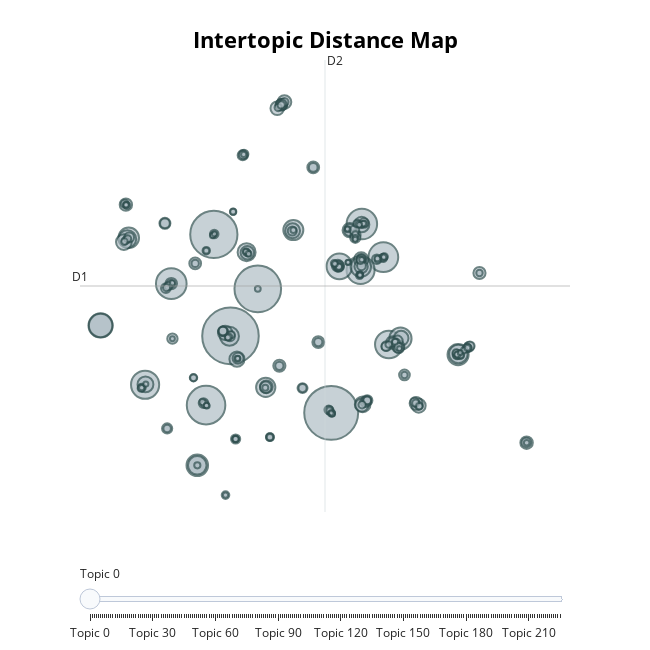

This figure's notebook cell:
### Code cell
# Visualise topics on a map
topic_model.visualize_topics()

### Figure 1 — Plotly figure (JSON) as saved in the notebook; plotly's stock layout.template omitted (floating-point values rounded to 4 significant figures; data arrays with more than 128 entries replaced by an {"elided": "..."} marker saying what was removed)
{"data": [{"customdata": {"elided": "226x3 mixed values"}, "hovertemplate": "<b>Topic %{customdata[0]}</b><br>%{customdata[1]}<br>Size: %{customdata[2]}", "legendgroup": "", "marker": {"color": "#B0BEC5", "line": {"color": "DarkSlateGrey", "width": 2}, "size": {"elided": "226 int values"}, "sizemode": "area", "sizeref": 0.8256, "symbol": "circle"}, "mode": "markers", "name": "", "orientation": "v", "showlegend": false, "type": "scatter", "x": {"elided": "226 float values"}, "xaxis": "x", "y": {"elided": "226 float values"}, "yaxis": "y"}], "layout": {"annotations": [{"showarrow": false, "text": "D1", "x": -11.82, "y": 8.221, "yshift": 10}, {"showarrow": false, "text": "D2", "x": 6.513, "xshift": 10, "y": 27.53}], "height": 650, "hoverlabel": {"bgcolor": "white", "font": {"family": "Rockwell", "size": 16}}, "legend": {"itemsizing": "constant", "tracegroupgap": 0}, "margin": {"t": 60}, "shapes": [{"line": {"color": "#CFD8DC", "width": 2}, "type": "line", "x0": 6.513, "x1": 6.513, "y0": -11.09, "y1": 27.53}, {"line": {"color": "#9E9E9E", "width": 2}, "type": "line", "x0": -11.82, "x1": 24.85, "y0": 8.221, "y1": 8.221}], "sliders": [{"active": 0, "pad": {"t": 50}, "steps": [{"args": [{"marker.color": {"elided": "1x226 str values"}}], "label": "Topic 0", "method": "update"}, {"args": [{"marker.color": {"elided": "1x226 str values"}}], "label": "Topic 1", "method": "update"}, {"args": [{"marker.color": {"elided": "1x226 str values"}}], "label": "Topic 2", "method": "update"}, {"args": [{"marker.color": {"elided": "1x226 str values"}}], "label": "Topic 3", "method": "update"}, {"args": [{"marker.color": {"elided": "1x226 str values"}}], "label": "Topic 4", "method": "update"}, {"args": [{"marker.color": {"elided": "1x226 str values"}}], "label": "Topic 5", "method": "update"}, {"args": [{"marker.color": {"elided": "1x226 str values"}}], "label": "Topic 6", "method": "update"}, {"args": [{"marker.color": {"elided": "1x226 str values"}}], "label": "Topic 7", "method": "update"}, {"args": [{"marker.color": {"elided": "1x226 str values"}}], "label": "Topic 8", "method": "update"}, {"args": [{"marker.color": {"elided": "1x226 str values"}}], "label": "Topic 9", "method": "update"}, {"args": [{"marker.color": {"elided": "1x226 str values"}}], "label": "Topic 10", "method": "update"}, {"args": [{"marker.color": {"elided": "1x226 str values"}}], "label": "Topic 11", "method": "update"}, {"args": [{"marker.color": {"elided": "1x226 str values"}}], "label": "Topic 12", "method": "update"}, {"args": [{"marker.color": {"elided": "1x226 str values"}}], "label": "Topic 13", "method": "update"}, {"args": [{"marker.color": {"elided": "1x226 str values"}}], "label": "Topic 14", "method": "update"}, {"args": [{"marker.color": {"elided": "1x226 str values"}}], "label": "Topic 15", "method": "update"}, {"args": [{"marker.color": {"elided": "1x226 str values"}}], "label": "Topic 16", "method": "update"}, {"args": [{"marker.color": {"elided": "1x226 str values"}}], "label": "Topic 17", "method": "update"}, {"args": [{"marker.color": {"elided": "1x226 str values"}}], "label": "Topic 18", "method": "update"}, {"args": [{"marker.color": {"elided": "1x226 str values"}}], "label": "Topic 19", "method": "update"}, {"args": [{"marker.color": {"elided": "1x226 str values"}}], "label": "Topic 20", "method": "update"}, {"args": [{"marker.color": {"elided": "1x226 str values"}}], "label": "Topic 21", "method": "update"}, {"args": [{"marker.color": {"elided": "1x226 str values"}}], "label": "Topic 22", "method": "update"}, {"args": [{"marker.color": {"elided": "1x226 str values"}}], "label": "Topic 23", "method": "update"}, {"args": [{"marker.color": {"elided": "1x226 str values"}}], "label": "Topic 24", "method": "update"}, {"args": [{"marker.color": {"elided": "1x226 str values"}}], "label": "Topic 25", "method": "update"}, {"args": [{"marker.color": {"elided": "1x226 str values"}}], "label": "Topic 26", "method": "update"}, {"args": [{"marker.color": {"elided": "1x226 str values"}}], "label": "Topic 27", "method": "update"}, {"args": [{"marker.color": {"elided": "1x226 str values"}}], "label": "Topic 28", "method": "update"}, {"args": [{"marker.color": {"elided": "1x226 str values"}}], "label": "Topic 29", "method": "update"}, {"args": [{"marker.color": {"elided": "1x226 str values"}}], "label": "Topic 30", "method": "update"}, {"args": [{"marker.color": {"elided": "1x226 str values"}}], "label": "Topic 31", "method": "update"}, {"args": [{"marker.color": {"elided": "1x226 str values"}}], "label": "Topic 32", "method": "update"}, {"args": [{"marker.color": {"elided": "1x226 str values"}}], "label": "Topic 33", "method": "update"}, {"args": [{"marker.color": {"elided": "1x226 str values"}}], "label": "Topic 34", "method": "update"}, {"args": [{"marker.color": {"elided": "1x226 str values"}}], "label": "Topic 35", "method": "update"}, {"args": [{"marker.color": {"elided": "1x226 str values"}}], "label": "Topic 36", "method": "update"}, {"args": [{"marker.color": {"elided": "1x226 str values"}}], "label": "Topic 37", "method": "update"}, {"args": [{"marker.color": {"elided": "1x226 str values"}}], "label": "Topic 38", "method": "update"}, {"args": [{"marker.color": {"elided": "1x226 str values"}}], "label": "Topic 39", "method": "update"}, {"args": [{"marker.color": {"elided": "1x226 str values"}}], "label": "Topic 40", "method": "update"}, {"args": [{"marker.color": {"elided": "1x226 str values"}}], "label": "Topic 41", "method": "update"}, {"args": [{"marker.color": {"elided": "1x226 str values"}}], "label": "Topic 42", "method": "update"}, {"args": [{"marker.color": {"elided": "1x226 str values"}}], "label": "Topic 43", "method": "update"}, {"args": [{"marker.color": {"elided": "1x226 str values"}}], "label": "Topic 44", "method": "update"}, {"args": [{"marker.color": {"elided": "1x226 str values"}}], "label": "Topic 45", "method": "update"}, {"args": [{"marker.color": {"elided": "1x226 str values"}}], "label": "Topic 46", "method": "update"}, {"args": [{"marker.color": {"elided": "1x226 str values"}}], "label": "Topic 47", "method": "update"}, {"args": [{"marker.color": {"elided": "1x226 str values"}}], "label": "Topic 48", "method": "update"}, {"args": [{"marker.color": {"elided": "1x226 str values"}}], "label": "Topic 49", "method": "update"}, {"args": [{"marker.color": {"elided": "1x226 str values"}}], "label": "Topic 50", "method": "update"}, {"args": [{"marker.color": {"elided": "1x226 str values"}}], "label": "Topic 51", "method": "update"}, {"args": [{"marker.color": {"elided": "1x226 str values"}}], "label": "Topic 52", "method": "update"}, {"args": [{"marker.color": {"elided": "1x226 str values"}}], "label": "Topic 53", "method": "update"}, {"args": [{"marker.color": {"elided": "1x226 str values"}}], "label": "Topic 54", "method": "update"}, {"args": [{"marker.color": {"elided": "1x226 str values"}}], "label": "Topic 55", "method": "update"}, {"args": [{"marker.color": {"elided": "1x226 str values"}}], "label": "Topic 56", "method": "update"}, {"args": [{"marker.color": {"elided": "1x226 str values"}}], "label": "Topic 57", "method": "update"}, {"args": [{"marker.color": {"elided": "1x226 str values"}}], "label": "Topic 58", "method": "update"}, {"args": [{"marker.color": {"elided": "1x226 str values"}}], "label": "Topic 59", "method": "update"}, {"args": [{"marker.color": {"elided": "1x226 str values"}}], "label": "Topic 60", "method": "update"}, {"args": [{"marker.color": {"elided": "1x226 str values"}}], "label": "Topic 61", "method": "update"}, {"args": [{"marker.color": {"elided": "1x226 str values"}}], "label": "Topic 62", "method": "update"}, {"args": [{"marker.color": {"elided": "1x226 str values"}}], "label": "Topic 63", "method": "update"}, {"args": [{"marker.color": {"elided": "1x226 str values"}}], "label": "Topic 64", "method": "update"}, {"args": [{"marker.color": {"elided": "1x226 str values"}}], "label": "Topic 65", "method": "update"}, {"args": [{"marker.color": {"elided": "1x226 str values"}}], "label": "Topic 66", "method": "update"}, {"args": [{"marker.color": {"elided": "1x226 str values"}}], "label": "Topic 67", "method": "update"}, {"args": [{"marker.color": {"elided": "1x226 str values"}}], "label": "Topic 68", "method": "update"}, {"args": [{"marker.color": {"elided": "1x226 str values"}}], "label": "Topic 69", "method": "update"}, {"args": [{"marker.color": {"elided": "1x226 str values"}}], "label": "Topic 70", "method": "update"}, {"args": [{"marker.color": {"elided": "1x226 str values"}}], "label": "Topic 71", "method": "update"}, {"args": [{"marker.color": {"elided": "1x226 str values"}}], "label": "Topic 72", "method": "update"}, {"args": [{"marker.color": {"elided": "1x226 str values"}}], "label": "Topic 73", "method": "update"}, {"args": [{"marker.color": {"elided": "1x226 str values"}}], "label": "Topic 74", "method": "update"}, {"args": [{"marker.color": {"elided": "1x226 str values"}}], "label": "Topic 75", "method": "update"}, {"args": [{"marker.color": {"elided": "1x226 str values"}}], "label": "Topic 76", "method": "update"}, {"args": [{"marker.color": {"elided": "1x226 str values"}}], "label": "Topic 77", "method": "update"}, {"args": [{"marker.color": {"elided": "1x226 str values"}}], "label": "Topic 78", "method": "update"}, {"args": [{"marker.color": {"elided": "1x226 str values"}}], "label": "Topic 79", "method": "update"}, {"args": [{"marker.color": {"elided": "1x226 str values"}}], "label": "Topic 80", "method": "update"}, {"args": [{"marker.color": {"elided": "1x226 str values"}}], "label": "Topic 81", "method": "update"}, {"args": [{"marker.color": {"elided": "1x226 str values"}}], "label": "Topic 82", "method": "update"}, {"args": [{"marker.color": {"elided": "1x226 str values"}}], "label": "Topic 83", "method": "update"}, {"args": [{"marker.color": {"elided": "1x226 str values"}}], "label": "Topic 84", "method": "update"}, {"args": [{"marker.color": {"elided": "1x226 str values"}}], "label": "Topic 85", "method": "update"}, {"args": [{"marker.color": {"elided": "1x226 str values"}}], "label": "Topic 86", "method": "update"}, {"args": [{"marker.color": {"elided": "1x226 str values"}}], "label": "Topic 87", "method": "update"}, {"args": [{"marker.color": {"elided": "1x226 str values"}}], "label": "Topic 88", "method": "update"}, {"args": [{"marker.color": {"elided": "1x226 str values"}}], "label": "Topic 89", "method": "update"}, {"args": [{"marker.color": {"elided": "1x226 str values"}}], "label": "Topic 90", "method": "update"}, {"args": [{"marker.color": {"elided": "1x226 str values"}}], "label": "Topic 91", "method": "update"}, {"args": [{"marker.color": {"elided": "1x226 str values"}}], "label": "Topic 92", "method": "update"}, {"args": [{"marker.color": {"elided": "1x226 str values"}}], "label": "Topic 93", "method": "update"}, {"args": [{"marker.color": {"elided": "1x226 str values"}}], "label": "Topic 94", "method": "update"}, {"args": [{"marker.color": {"elided": "1x226 str values"}}], "label": "Topic 95", "method": "update"}, {"args": [{"marker.color": {"elided": "1x226 str values"}}], "label": "Topic 96", "method": "update"}, {"args": [{"marker.color": {"elided": "1x226 str values"}}], "label": "Topic 97", "method": "update"}, {"args": [{"marker.color": {"elided": "1x226 str values"}}], "label": "Topic 98", "method": "update"}, {"args": [{"marker.color": {"elided": "1x226 str values"}}], "label": "Topic 99", "method": "update"}, {"args": [{"marker.color": {"elided": "1x226 str values"}}], "label": "Topic 100", "method": "update"}, {"args": [{"marker.color": {"elided": "1x226 str values"}}], "label": "Topic 101", "method": "update"}, {"args": [{"marker.color": {"elided": "1x226 str values"}}], "label": "Topic 102", "method": "update"}, {"args": [{"marker.color": {"elided": "1x226 str values"}}], "label": "Topic 103", "method": "update"}, {"args": [{"marker.color": {"elided": "1x226 str values"}}], "label": "Topic 104", "method": "update"}, {"args": [{"marker.color": {"elided": "1x226 str values"}}], "label": "Topic 105", "method": "update"}, {"args": [{"marker.color": {"elided": "1x226 str values"}}], "label": "Topic 106", "method": "update"}, {"args": [{"marker.color": {"elided": "1x226 str values"}}], "label": "Topic 107", "method": "update"}, {"args": [{"marker.color": {"elided": "1x226 str values"}}], "label": "Topic 108", "method": "update"}, {"args": [{"marker.color": {"elided": "1x226 str values"}}], "label": "Topic 109", "method": "update"}, {"args": [{"marker.color": {"elided": "1x226 str values"}}], "label": "Topic 110", "method": "update"}, {"args": [{"marker.color": {"elided": "1x226 str values"}}], "label": "Topic 111", "method": "update"}, {"args": [{"marker.color": {"elided": "1x226 str values"}}], "label": "Topic 112", "method": "update"}, {"args": [{"marker.color": {"elided": "1x226 str values"}}], "label": "Topic 113", "method": "update"}, {"args": [{"marker.color": {"elided": "1x226 str values"}}], "label": "Topic 114", "method": "update"}, {"args": [{"marker.color": {"elided": "1x226 str values"}}], "label": "Topic 115", "method": "update"}, {"args": [{"marker.color": {"elided": "1x226 str values"}}], "label": "Topic 116", "method": "update"}, {"args": [{"marker.color": {"elided": "1x226 str values"}}], "label": "Topic 117", "method": "update"}, {"args": [{"marker.color": {"elided": "1x226 str values"}}], "label": "Topic 118", "method": "update"}, {"args": [{"marker.color": {"elided": "1x226 str values"}}], "label": "Topic 119", "method": "update"}, {"args": [{"marker.color": {"elided": "1x226 str values"}}], "label": "Topic 120", "method": "update"}, {"args": [{"marker.color": {"elided": "1x226 str values"}}], "label": "Topic 121", "method": "update"}, {"args": [{"marker.color": {"elided": "1x226 str values"}}], "label": "Topic 122", "method": "update"}, {"args": [{"marker.color": {"elided": "1x226 str values"}}], "label": "Topic 123", "method": "update"}, {"args": [{"marker.color": {"elided": "1x226 str values"}}], "label": "Topic 124", "method": "update"}, {"args": [{"marker.color": {"elided": "1x226 str values"}}], "label": "Topic 125", "method": "update"}, {"args": [{"marker.color": {"elided": "1x226 str values"}}], "label": "Topic 126", "method": "update"}, {"args": [{"marker.color": {"elided": "1x226 str values"}}], "label": "Topic 127", "method": "update"}, {"args": [{"marker.color": {"elided": "1x226 str values"}}], "label": "Topic 128", "method": "update"}, {"args": [{"marker.color": {"elided": "1x226 str values"}}], "label": "Topic 129", "method": "update"}, {"args": [{"marker.color": {"elided": "1x226 str values"}}], "label": "Topic 130", "method": "update"}, {"args": [{"marker.color": {"elided": "1x226 str values"}}], "label": "Topic 131", "method": "update"}, {"args": [{"marker.color": {"elided": "1x226 str values"}}], "label": "Topic 132", "method": "update"}, {"args": [{"marker.color": {"elided": "1x226 str values"}}], "label": "Topic 133", "method": "update"}, {"args": [{"marker.color": {"elided": "1x226 str values"}}], "label": "Topic 134", "method": "update"}, {"args": [{"marker.color": {"elided": "1x226 str values"}}], "label": "Topic 135", "method": "update"}, {"args": [{"marker.color": {"elided": "1x226 str values"}}], "label": "Topic 136", "method": "update"}, {"args": [{"marker.color": {"elided": "1x226 str values"}}], "label": "Topic 137", "method": "update"}, {"args": [{"marker.color": {"elided": "1x226 str values"}}], "label": "Topic 138", "method": "update"}, {"args": [{"marker.color": {"elided": "1x226 str values"}}], "label": "Topic 139", "method": "update"}, {"args": [{"marker.color": {"elided": "1x226 str values"}}], "label": "Topic 140", "method": "update"}, {"args": [{"marker.color": {"elided": "1x226 str values"}}], "label": "Topic 141", "method": "update"}, {"args": [{"marker.color": {"elided": "1x226 str values"}}], "label": "Topic 142", "method": "update"}, {"args": [{"marker.color": {"elided": "1x226 str values"}}], "label": "Topic 143", "method": "update"}, {"args": [{"marker.color": {"elided": "1x226 str values"}}], "label": "Topic 144", "method": "update"}, {"args": [{"marker.color": {"elided": "1x226 str values"}}], "label": "Topic 145", "method": "update"}, {"args": [{"marker.color": {"elided": "1x226 str values"}}], "label": "Topic 146", "method": "update"}, {"args": [{"marker.color": {"elided": "1x226 str values"}}], "label": "Topic 147", "method": "update"}, {"args": [{"marker.color": {"elided": "1x226 str values"}}], "label": "Topic 148", "method": "update"}, {"args": [{"marker.color": {"elided": "1x226 str values"}}], "label": "Topic 149", "method": "update"}, {"args": [{"marker.color": {"elided": "1x226 str values"}}], "label": "Topic 150", "method": "update"}, {"args": [{"marker.color": {"elided": "1x226 str values"}}], "label": "Topic 151", "method": "update"}, {"args": [{"marker.color": {"elided": "1x226 str values"}}], "label": "Topic 152", "method": "update"}, {"args": [{"marker.color": {"elided": "1x226 str values"}}], "label": "Topic 153", "method": "update"}, {"args": [{"marker.color": {"elided": "1x226 str values"}}], "label": "Topic 154", "method": "update"}, {"args": [{"marker.color": {"elided": "1x226 str values"}}], "label": "Topic 155", "method": "update"}, {"args": [{"marker.color": {"elided": "1x226 str values"}}], "label": "Topic 156", "method": "update"}, {"args": [{"marker.color": {"elided": "1x226 str values"}}], "label": "Topic 157", "method": "update"}, {"args": [{"marker.color": {"elided": "1x226 str values"}}], "label": "Topic 158", "method": "update"}, {"args": [{"marker.color": {"elided": "1x226 str values"}}], "label": "Topic 159", "method": "update"}, {"args": [{"marker.color": {"elided": "1x226 str values"}}], "label": "Topic 160", "method": "update"}, {"args": [{"marker.color": {"elided": "1x226 str values"}}], "label": "Topic 161", "method": "update"}, {"args": [{"marker.color": {"elided": "1x226 str values"}}], "label": "Topic 162", "method": "update"}, {"args": [{"marker.color": {"elided": "1x226 str values"}}], "label": "Topic 163", "method": "update"}, {"args": [{"marker.color": {"elided": "1x226 str values"}}], "label": "Topic 164", "method": "update"}, {"args": [{"marker.color": {"elided": "1x226 str values"}}], "label": "Topic 165", "method": "update"}, {"args": [{"marker.color": {"elided": "1x226 str values"}}], "label": "Topic 166", "method": "update"}, {"args": [{"marker.color": {"elided": "1x226 str values"}}], "label": "Topic 167", "method": "update"}, {"args": [{"marker.color": {"elided": "1x226 str values"}}], "label": "Topic 168", "method": "update"}, {"args": [{"marker.color": {"elided": "1x226 str values"}}], "label": "Topic 169", "method": "update"}, {"args": [{"marker.color": {"elided": "1x226 str values"}}], "label": "Topic 170", "method": "update"}, {"args": [{"marker.color": {"elided": "1x226 str values"}}], "label": "Topic 171", "method": "update"}, {"args": [{"marker.color": {"elided": "1x226 str values"}}], "label": "Topic 172", "method": "update"}, {"args": [{"marker.color": {"elided": "1x226 str values"}}], "label": "Topic 173", "method": "update"}, {"args": [{"marker.color": {"elided": "1x226 str values"}}], "label": "Topic 174", "method": "update"}, {"args": [{"marker.color": {"elided": "1x226 str values"}}], "label": "Topic 175", "method": "update"}, {"args": [{"marker.color": {"elided": "1x226 str values"}}], "label": "Topic 176", "method": "update"}, {"args": [{"marker.color": {"elided": "1x226 str values"}}], "label": "Topic 177", "method": "update"}, {"args": [{"marker.color": {"elided": "1x226 str values"}}], "label": "Topic 178", "method": "update"}, {"args": [{"marker.color": {"elided": "1x226 str values"}}], "label": "Topic 179", "method": "update"}, {"args": [{"marker.color": {"elided": "1x226 str values"}}], "label": "Topic 180", "method": "update"}, {"args": [{"marker.color": {"elided": "1x226 str values"}}], "label": "Topic 181", "method": "update"}, {"args": [{"marker.color": {"elided": "1x226 str values"}}], "label": "Topic 182", "method": "update"}, {"args": [{"marker.color": {"elided": "1x226 str values"}}], "label": "Topic 183", "method": "update"}, {"args": [{"marker.color": {"elided": "1x226 str values"}}], "label": "Topic 184", "method": "update"}, {"args": [{"marker.color": {"elided": "1x226 str values"}}], "label": "Topic 185", "method": "update"}, {"args": [{"marker.color": {"elided": "1x226 str values"}}], "label": "Topic 186", "method": "update"}, {"args": [{"marker.color": {"elided": "1x226 str values"}}], "label": "Topic 187", "method": "update"}, {"args": [{"marker.color": {"elided": "1x226 str values"}}], "label": "Topic 188", "method": "update"}, {"args": [{"marker.color": {"elided": "1x226 str values"}}], "label": "Topic 189", "method": "update"}, {"args": [{"marker.color": {"elided": "1x226 str values"}}], "label": "Topic 190", "method": "update"}, {"args": [{"marker.color": {"elided": "1x226 str values"}}], "label": "Topic 191", "method": "update"}, {"args": [{"marker.color": {"elided": "1x226 str values"}}], "label": "Topic 192", "method": "update"}, {"args": [{"marker.color": {"elided": "1x226 str values"}}], "label": "Topic 193", "method": "update"}, {"args": [{"marker.color": {"elided": "1x226 str values"}}], "label": "Topic 194", "method": "update"}, {"args": [{"marker.color": {"elided": "1x226 str values"}}], "label": "Topic 195", "method": "update"}, {"args": [{"marker.color": {"elided": "1x226 str values"}}], "label": "Topic 196", "method": "update"}, {"args": [{"marker.color": {"elided": "1x226 str values"}}], "label": "Topic 197", "method": "update"}, {"args": [{"marker.color": {"elided": "1x226 str values"}}], "label": "Topic 198", "method": "update"}, {"args": [{"marker.color": {"elided": "1x226 str values"}}], "label": "Topic 199", "method": "update"}, {"args": [{"marker.color": {"elided": "1x226 str values"}}], "label": "Topic 200", "method": "update"}, {"args": [{"marker.color": {"elided": "1x226 str values"}}], "label": "Topic 201", "method": "update"}, {"args": [{"marker.color": {"elided": "1x226 str values"}}], "label": "Topic 202", "method": "update"}, {"args": [{"marker.color": {"elided": "1x226 str values"}}], "label": "Topic 203", "method": "update"}, {"args": [{"marker.color": {"elided": "1x226 str values"}}], "label": "Topic 204", "method": "update"}, {"args": [{"marker.color": {"elided": "1x226 str values"}}], "label": "Topic 205", "method": "update"}, {"args": [{"marker.color": {"elided": "1x226 str values"}}], "label": "Topic 206", "method": "update"}, {"args": [{"marker.color": {"elided": "1x226 str values"}}], "label": "Topic 207", "method": "update"}, {"args": [{"marker.color": {"elided": "1x226 str values"}}], "label": "Topic 208", "method": "update"}, {"args": [{"marker.color": {"elided": "1x226 str values"}}], "label": "Topic 209", "method": "update"}, {"args": [{"marker.color": {"elided": "1x226 str values"}}], "label": "Topic 210", "method": "update"}, {"args": [{"marker.color": {"elided": "1x226 str values"}}], "label": "Topic 211", "method": "update"}, {"args": [{"marker.color": {"elided": "1x226 str values"}}], "label": "Topic 212", "method": "update"}, {"args": [{"marker.color": {"elided": "1x226 str values"}}], "label": "Topic 213", "method": "update"}, {"args": [{"marker.color": {"elided": "1x226 str values"}}], "label": "Topic 214", "method": "update"}, {"args": [{"marker.color": {"elided": "1x226 str values"}}], "label": "Topic 215", "method": "update"}, {"args": [{"marker.color": {"elided": "1x226 str values"}}], "label": "Topic 216", "method": "update"}, {"args": [{"marker.color": {"elided": "1x226 str values"}}], "label": "Topic 217", "method": "update"}, {"args": [{"marker.color": {"elided": "1x226 str values"}}], "label": "Topic 218", "method": "update"}, {"args": [{"marker.color": {"elided": "1x226 str values"}}], "label": "Topic 219", "method": "update"}, {"args": [{"marker.color": {"elided": "1x226 str values"}}], "label": "Topic 220", "method": "update"}, {"args": [{"marker.color": {"elided": "1x226 str values"}}], "label": "Topic 221", "method": "update"}, {"args": [{"marker.color": {"elided": "1x226 str values"}}], "label": "Topic 222", "method": "update"}, {"args": [{"marker.color": {"elided": "1x226 str values"}}], "label": "Topic 223", "method": "update"}, {"args": [{"marker.color": {"elided": "1x226 str values"}}], "label": "Topic 224", "method": "update"}, {"args": [{"marker.color": {"elided": "1x226 str values"}}], "label": "Topic 225", "method": "update"}]}], "title": {"font": {"color": "Black", "size": 22}, "text": "<b>Intertopic Distance Map</b>", "x": 0.5, "xanchor": "center", "y": 0.95, "yanchor": "top"}, "width": 650, "xaxis": {"anchor": "y", "domain": [0, 1], "range": [-11.82, 24.85], "title": {"text": ""}, "visible": false}, "yaxis": {"anchor": "x", "domain": [0, 1], "range": [-11.09, 27.53], "title": {"text": ""}, "visible": false}}}
